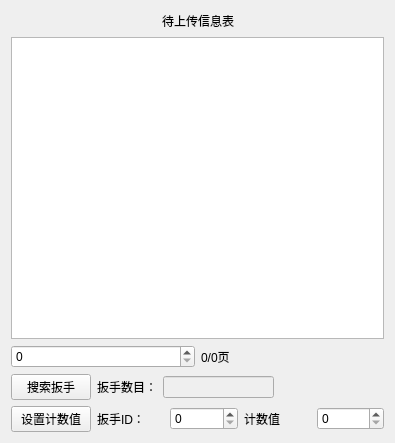
<?xml version="1.0" encoding="UTF-8"?>
<ui version="4.0">
 <class>Wrench</class>
 <widget class="QWidget" name="Wrench">
  <property name="geometry">
   <rect>
    <x>0</x>
    <y>0</y>
    <width>395</width>
    <height>443</height>
   </rect>
  </property>
  <property name="windowTitle">
   <string>Wrench</string>
  </property>
  <layout class="QGridLayout" name="gridLayout">
   <item row="0" column="0">
    <layout class="QVBoxLayout" name="mainLayout">
     <item>
      <layout class="QHBoxLayout" name="horizontalLayout_4">
       <item>
        <spacer name="horizontalSpacer_4">
         <property name="orientation">
          <enum>Qt::Horizontal</enum>
         </property>
         <property name="sizeHint" stdset="0">
          <size>
           <width>40</width>
           <height>20</height>
          </size>
         </property>
        </spacer>
       </item>
       <item>
        <widget class="QLabel" name="label_2">
         <property name="text">
          <string>待上传信息表</string>
         </property>
        </widget>
       </item>
       <item>
        <spacer name="horizontalSpacer_5">
         <property name="orientation">
          <enum>Qt::Horizontal</enum>
         </property>
         <property name="sizeHint" stdset="0">
          <size>
           <width>40</width>
           <height>20</height>
          </size>
         </property>
        </spacer>
       </item>
      </layout>
     </item>
     <item>
      <widget class="QTextEdit" name="infText"/>
     </item>
     <item>
      <layout class="QHBoxLayout" name="horizontalLayout">
       <item>
        <widget class="QSpinBox" name="pageSpinBox"/>
       </item>
       <item>
        <widget class="QLabel" name="pageLabel">
         <property name="text">
          <string>0/0页</string>
         </property>
        </widget>
       </item>
      </layout>
     </item>
     <item>
      <layout class="QHBoxLayout" name="horizontalLayout_3">
       <item>
        <widget class="QPushButton" name="searchWrenchBt">
         <property name="text">
          <string>搜索扳手</string>
         </property>
        </widget>
       </item>
       <item>
        <widget class="QLabel" name="numofWrechLb">
         <property name="text">
          <string>扳手数目：</string>
         </property>
        </widget>
       </item>
       <item>
        <widget class="QLineEdit" name="wrenchLineEdit">
         <property name="enabled">
          <bool>false</bool>
         </property>
         <property name="dragEnabled">
          <bool>false</bool>
         </property>
        </widget>
       </item>
       <item>
        <spacer name="horizontalSpacer_3">
         <property name="orientation">
          <enum>Qt::Horizontal</enum>
         </property>
         <property name="sizeHint" stdset="0">
          <size>
           <width>40</width>
           <height>20</height>
          </size>
         </property>
        </spacer>
       </item>
      </layout>
     </item>
     <item>
      <layout class="QHBoxLayout" name="horizontalLayout_2">
       <item>
        <widget class="QPushButton" name="setCountBt">
         <property name="text">
          <string>设置计数值</string>
         </property>
        </widget>
       </item>
       <item>
        <widget class="QLabel" name="wrenchIdLb">
         <property name="text">
          <string>扳手ID：</string>
         </property>
        </widget>
       </item>
       <item>
        <widget class="QSpinBox" name="wrechSpinBox"/>
       </item>
       <item>
        <widget class="QLabel" name="countLb">
         <property name="text">
          <string>计数值</string>
         </property>
        </widget>
       </item>
       <item>
        <widget class="QSpinBox" name="CountspinBox"/>
       </item>
      </layout>
     </item>
    </layout>
   </item>
  </layout>
 </widget>
 <layoutdefault spacing="6" margin="11"/>
 <resources/>
 <connections/>
</ui>
